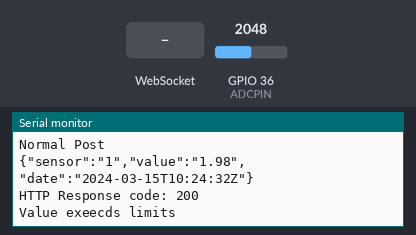
Bench run of a sketch on a simulated ESP32. On the bench: the last lines printed to the serial monitor. The inputs (shaded band) are chosen by the test bench; at power-on: GPIO 36 (ADCPIN) = 2048. WiFi joins after 1.5 s; servers stay silent unless stated; uploads are accepted with an empty reply; the local clock reads 2024-03-15 10:24:30 at power-on unless the sketch sets it.

Above: at 3.4 s.
3.5 s: WebSocket text "1" received
5.2 s: GPIO 36 (ADCPIN) set to 2866
At 5.6 s:
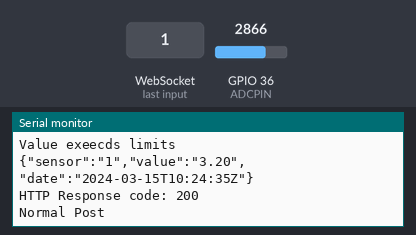
6.7 s: GPIO 36 (ADCPIN) set to 3603
At 7.27 s:
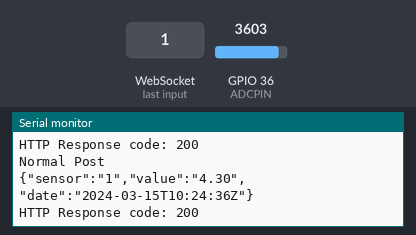
Timing chart, 0 to 9.7 s (numbered marks = the images above; inputs shaded):
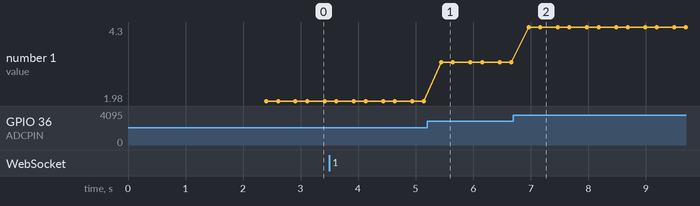

The sketch:

arduino_vault.ino
```cpp
#include <WiFi.h>
#include <WebServer.h>
#include <WebSocketsServer.h>
#include <ArduinoJson.h>
#include <HTTPClient.h>
#include "ard.h"
// Wifi vars
const char *ssid = SECRET_SSID;
const char *password = SECRET_PASS;
// Sensor vars
float value_lower = 0.01;
float value_upper = 0.9;
const String sensorId = "1";
int adcValue=0;
float voltValue=0;
#define ADCPIN 36
// time vars
const char *ntpServer = "pool.ntp.org";
const long gmtOffset_sec = 0;
const int daylightOffset_sec = 0;
char buffer[sizeof "2011-10-08T07:07:09.123345Z"];
// Server/websocket vars
WebServer server(80);
WebSocketsServer webSocket = WebSocketsServer(81);
// interval vars
int intervalToCheck = 100;
int intervalToSend = 10000;
unsigned long previousMillisCheck = 0;
unsigned long previousMillisSend = 0;
unsigned long pvs = 0;
String setupArduinoDate()
{
  struct tm timeinfo;
  if (!getLocalTime(&timeinfo))
  {
    return ("Failed to obtain time");
  }
  strftime(buffer, sizeof buffer, "%FT%TZ", &timeinfo);
  return buffer;
}
void setUpWifi()
{
  WiFi.begin(ssid, password);
  Serial.println("Establishing connection to WiFi with SSID: " + String(ssid));
  while (WiFi.status() != WL_CONNECTED)
  {
    delay(1000);
    Serial.print(".");
  }
  Serial.print("Connected to network with IP address: ");
  Serial.println(WiFi.localIP());
}
void webSocketEvent(byte num, WStype_t type, uint8_t *payload, size_t length)
{
  switch (type)
  {
  case WStype_DISCONNECTED:
    Serial.println("Client " + String(num) + " disconnected");
    break;
  case WStype_CONNECTED:
    Serial.println("Client " + String(num) + " connected");
    break;
  case WStype_TEXT:
    StaticJsonDocument<200> doc;
    DeserializationError error = deserializeJson(doc, payload);
    if (error)
    {
      Serial.print(F("deserializeJson() failed: "));
      Serial.println(error.f_str());
      return;
    }
    else
    {
      intervalToCheck = doc["check_interval"].as<int>();
      intervalToSend = doc["normal_interval"].as<int>();
      value_lower = doc["value_lower"].as<float>();
      value_upper = doc["value_upper"].as<int>();
      Serial.println("lower: " + String(value_lower));
      Serial.println("upper: " + String(value_upper));
      Serial.println("check_interval: " + String(intervalToCheck));
      Serial.println("normal_interval: " + String(intervalToSend));

    }
    break;
  }
}
void getSensorParams(String sensorId)
{
  WiFiClient client;
  HTTPClient http;
  http.begin("https://messuring-vault.herokuapp.com/api/get-params/?sensor-id=1");
  http.addHeader("Content-Type", "application/json");
  String jsonString = "";
  DynamicJsonDocument doc(1024);
  doc["sensor"] = String(sensorId);
  serializeJson(doc, jsonString);
  int httpResponseCode = http.GET();
  if (httpResponseCode > 0)
  {
    Serial.print("HTTP Response code: ");
    Serial.println(httpResponseCode);
    Serial.println(http.getString());
    DynamicJsonDocument doc(2048);
    deserializeJson(doc, http.getString());

    intervalToCheck=doc["check_interval"].as<int>();
    intervalToSend=doc["normal_interval"].as<int>();
    value_lower=doc["value_lower"].as<float>();
    value_upper=doc["value_upper"].as<float>();

  }
  else
  {
    Serial.print("Error code: ");
    Serial.println(httpResponseCode);
  }
}
void sendHttpJSON(int value, String date, String sensorId)
{
  WiFiClient client;
  HTTPClient http;
  http.begin("https://messuring-vault.herokuapp.com/api/");
  http.addHeader("Content-Type", "application/json");
  String jsonString = "";
  DynamicJsonDocument doc(1024);
  doc["sensor"] = String(sensorId);
  doc["value"] = String(readSensorValue());
  doc["date"] = String(date);
  serializeJson(doc, jsonString);
  int httpResponseCode = http.POST(jsonString);
  Serial.println(jsonString);
  Serial.print("HTTP Response code: ");
  Serial.println(httpResponseCode);
  http.end();
}
float readSensorValue()
{
  adcValue = analogRead(ADCPIN);
  voltValue = ((adcValue * 3.3) / 4095);
  float bar= (voltValue-0.586183)/0.538834;
  return bar;
}
void sendWithWebscoket()
{
  String jsonString = "";
  StaticJsonDocument<200> doc;
  JsonObject object = doc.to<JsonObject>();
  object["value"] = readSensorValue();
  serializeJson(doc, jsonString);
  webSocket.broadcastTXT(jsonString);
}
void setup()
{
  Serial.begin(115200);
  configTime(gmtOffset_sec, daylightOffset_sec, ntpServer);
  setUpWifi();
  getSensorParams(sensorId);
  server.begin();
  webSocket.begin();
  webSocket.onEvent(webSocketEvent);
}
void loop()
{
  server.handleClient();
  webSocket.loop();

  String arduinoDate = setupArduinoDate();

  unsigned long now = millis();
  if ((unsigned long)(now - pvs) > 100){
  sendWithWebscoket();
  }
  if ((unsigned long)(now - previousMillisCheck) > intervalToCheck)

  {
    if (!(value_lower < readSensorValue() && readSensorValue() < value_upper ))
    {
      Serial.println("Value exeecds limits");
      sendHttpJSON(readSensorValue(), arduinoDate, sensorId);
    }

    previousMillisCheck = now;
  }
  if ((unsigned long)(now - previousMillisSend) > intervalToSend)
  {
    Serial.println("Normal Post");
    sendHttpJSON(readSensorValue(), arduinoDate, sensorId);
    previousMillisSend = now;
  }
  delay(100);
}
```

ard.h
```cpp
#define SECRET_SSID "Mi 11 Lite"
#define SECRET_PASS "12345678"
```

Measured:
- after the input at 5.2 s, the serial monitor: prints a new line after 0.25 s (image 1)
- after the input at 6.7 s, the serial monitor: prints a new line after 0.26 s (image 2)
- plotted number 1: 1.98 → 3.2 after the input at 5.2 s, 3.2 → 4.3 after the input at 6.7 s
